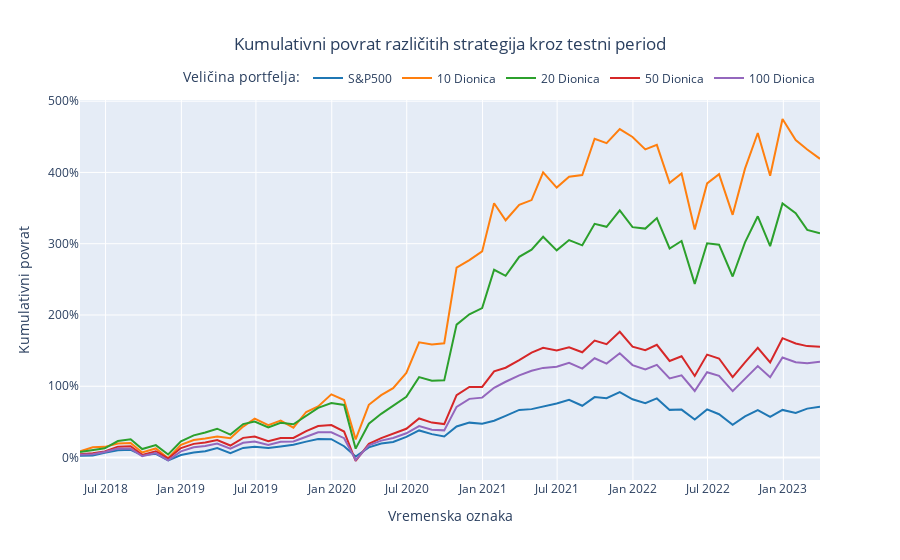

Here is the notebook cell this chart was saved with:
### Code cell
# Assuming your DataFrame is called 'df'

# Rename the columns for better readability in the legend
df = df.rename(columns={
    'cumulative_benchmark': 'S&P500',
    'cumulative_returns_assets10_MLChoice-xgboost-60-fixed_SimpleAllocator': '10 Dionica',
    'cumulative_returns_assets20_MLChoice-xgboost-60-fixed_SimpleAllocator': '20 Dionica',
    'cumulative_returns_assets50_MLChoice-xgboost-60-fixed_SimpleAllocator': '50 Dionica',
    'cumulative_returns_assets100_MLChoice-xgboost-60-fixed_SimpleAllocator': '100 Dionica'
})[["timestamp", "S&P500", "10 Dionica", "20 Dionica", "50 Dionica", "100 Dionica"]]

# Create the line chart
fig = go.Figure()

# Add each column to the chart
for column in df.columns[1:]:
    fig.add_trace(go.Scatter(
        x=df['timestamp'],
        y=df[column],
        mode='lines',
        name=column
    ))

# Define an eye-pleasing color scheme
color_scheme = [
    '#1f77b4',  # blue
    '#ff7f0e',  # orange
    '#2ca02c',  # green
    '#d62728',  # red
    '#9467bd',   # purple
    '#e5b800'   # yellow
]

# Assign colors to each line
for i, trace in enumerate(fig.data):
    trace.line.color = color_scheme[i]

# Set the title and axis labels
fig.update_layout(
    title='Kumulativni povrat različitih strategija kroz testni period',
    title_x=0.5,
    xaxis_title='Vremenska oznaka',
    yaxis_title='Kumulativni povrat'
)

# Show the legend with the formatted names
fig.update_layout(
    legend=dict(
        title='Veličina portfelja:',
        orientation='h',
        yanchor='bottom',
        y=1.02,
        xanchor='right',
        x=1
    )
)

fig.update_yaxes(tickformat='.0%')

# Display the chart
fig.show()
